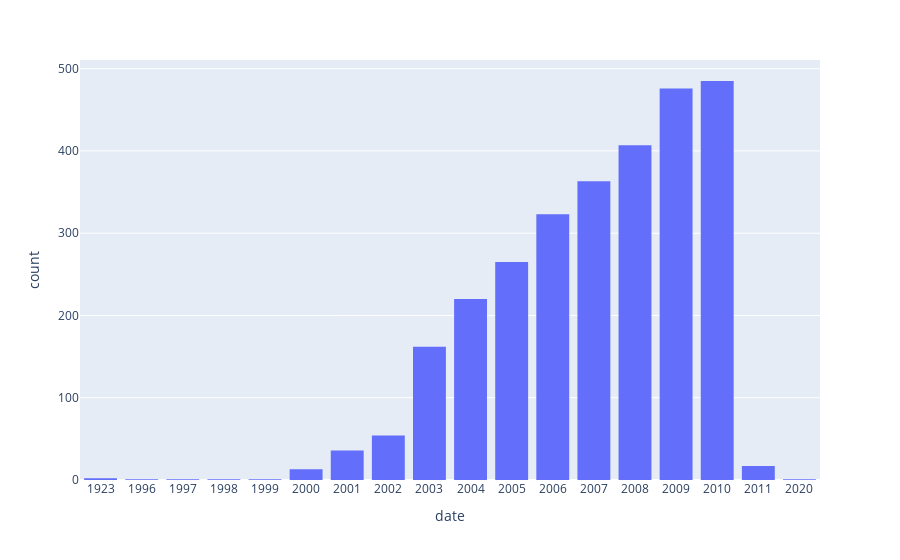

Notebook source saved alongside this figure:
### Markdown cell above
Nun zeigt auch das Mouseover die Gesamtanzahl zur jeweiligen Jahreszahl. 

Die Anzeige kann noch auf- oder absteigend sortiert werden:

### Code cell
#Die Sortierung der Daten auf der x-Achse wird in der Funktion .update_layout() mit "category ascending" (aufsteigende Sortierung) geändert.

fig2 = px.histogram(df, x="date", barmode='group')
fig2.update_layout(barmode='stack', xaxis={'categoryorder':'category ascending'})
fig2.show()

### Figure 1 — Plotly figure (JSON) as saved in the notebook; plotly's stock layout.template omitted (floating-point values rounded to 4 significant figures; data arrays with more than 128 entries replaced by an {"elided": "..."} marker saying what was removed)
{"data": [{"alignmentgroup": "True", "bingroup": "x", "hovertemplate": "date=%{x}<br>count=%{y}<extra></extra>", "legendgroup": "", "marker": {"color": "#636efa", "pattern": {"shape": ""}}, "name": "", "offsetgroup": "", "orientation": "v", "showlegend": false, "x": {"elided": "2828 str values"}, "xaxis": "x", "yaxis": "y", "type": "histogram"}], "layout": {"xaxis": {"anchor": "y", "domain": [0, 1], "title": {"text": "date"}, "categoryorder": "category ascending", "type": "category", "range": [-0.5, 17.5], "autorange": true}, "yaxis": {"anchor": "x", "domain": [0, 1], "title": {"text": "count"}, "range": [0, 510.5], "autorange": true}, "legend": {"tracegroupgap": 0}, "margin": {"t": 60}, "barmode": "stack", "autosize": true}}
